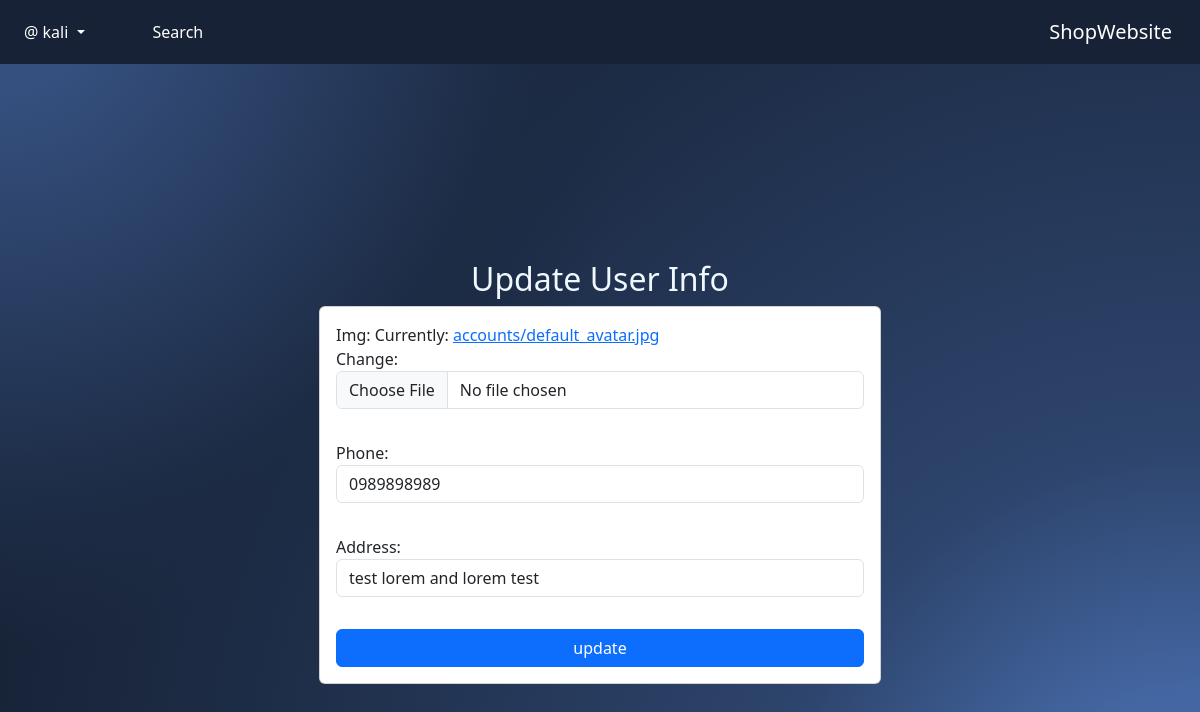
Page /accounts/update/profile/ (signed in) on the earlier database version.
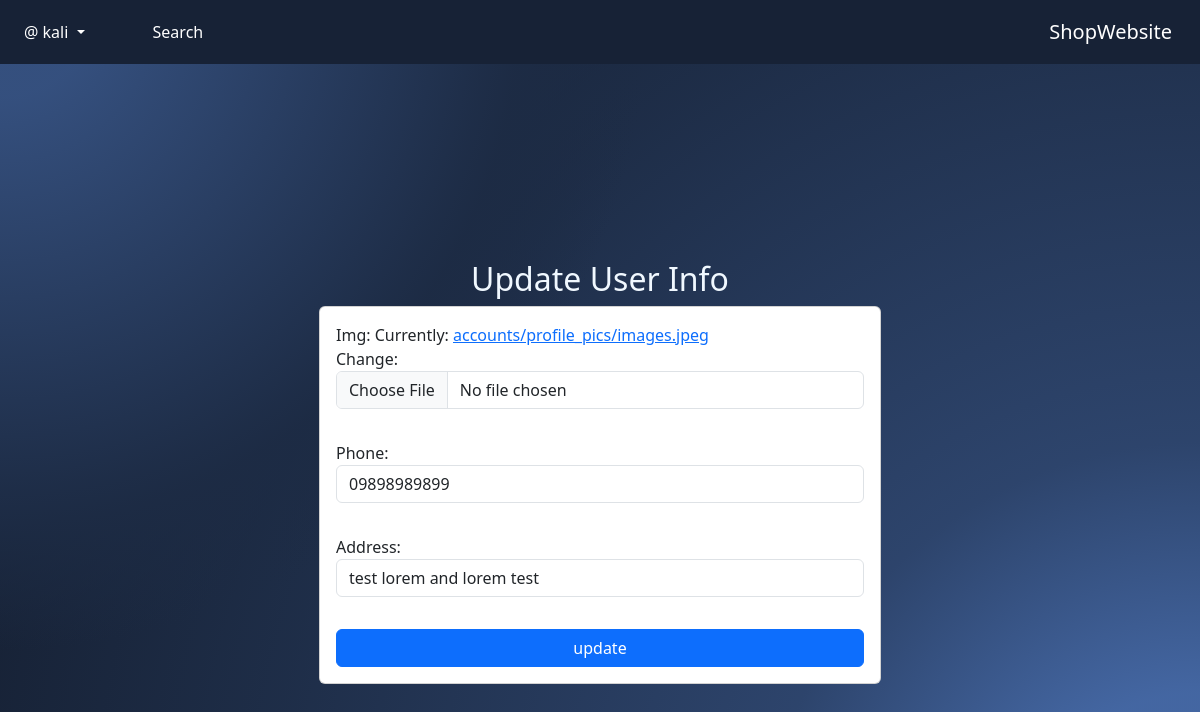
Same page on the later database version.
### Accounts/models.py (models this page shows)
class Profile(models.Model):
    user = models.OneToOneField(User, on_delete=models.CASCADE)
    img = models.ImageField(upload_to='accounts/profile_pics/', default='accounts/default_avatar.jpg')
    number_buy = models.PositiveSmallIntegerField(default=0)
    phone = models.CharField(max_length=20, null=True, blank=True)
    address = models.CharField(max_length=100, null=True, blank=True)

### Accounts/views.py (the view, shortened to what this page needs)
# urls.py: path('update/profile/', UpdateUserInfoView2.as_view(), name='update_profile'),
class UpdateUserInfoView2(SuccessMessageMixin, LoginRequiredMixin, UpdateView):
    model = Profile
    fields = ['img', 'phone', 'address']
    success_message = 'Your Profile was update successfully!'
    success_url = reverse_lazy("accounts:profile_accounts")
    template_name = "Accounts/update_profile.html"
    def get_object(self, queryset=None):
        return get_object_or_404(Profile, user=self.request.user)

### Accounts/templates/Accounts/update_profile.html (shortened to what this page needs)
{% extends 'base.html' %}
{% block content %}
	<div class="d-flex flex-column justify-content-center align-items-center w-100" style="height: 100vh">
        <h2>Update User Info</h2>
        <form class="card p-3 gap-3 w-50" enctype="multipart/form-data" method="post" action="{% url "accounts:update_profile" %}">
            {{ form.as_p }}
            <button type="submit" class="btn btn-primary">update</button>
        </form>
    </div>
{% endblock %}

Differences in the rows shown:
changed Profile "test lorem and lorem test": phone "0989898989" → "09898989899"
Other differences:
text no longer shown: "Img: Currently: accounts/default_avatar.jpg Change: Phone: Address:"
text now shown: "Img: Currently: accounts/profile_pics/images.jpeg Change: Phone: Address:"
